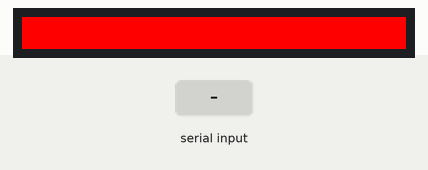
The sketch below on a simulated ESP32. On the bench: 384×32 colour display. The test bench sets the inputs (shaded band). What the sketch prints to the serial monitor is not drawn.

Above: at 2.2 s.
2.3 s: "r90\n" received over Serial
At 2.7 s:
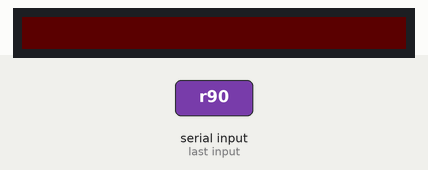
3.8 s: "g90\n" received over Serial
At 5.0 s:
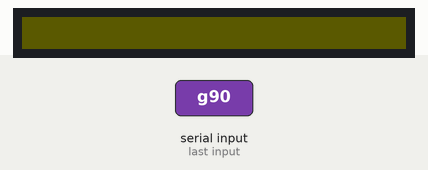
5.3 s: "t\n" received over Serial
At 6.2 s:
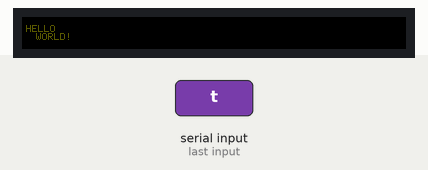
6.8 s: "l,45\n" received over Serial
At 7.3 s:
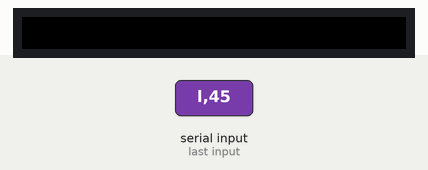
Timing chart, 0 to 9.3 s (numbered marks = the images above; inputs shaded):
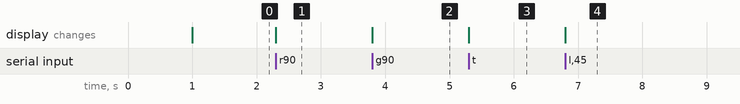

The sketch:

HUB75-PulseView.ino
```cpp
// MAKE SURE YOU ALWAYS HAVE CDC ON BOOT WHEN WRITING TO THE WF1!!!!

#include <Arduino.h>
#include <ESP32-HUB75-MatrixPanel-I2S-DMA.h>
#include <esp_log.h>

MatrixPanel_I2S_DMA *dma_display = nullptr;

//#define WF1
#define LIVEGRID

uint8_t red = 255, green = 0, blue = 0; // Default color: Red
uint8_t brightness = 64; // Default brightness
bool textMode = false; // Toggle for text display

void updateDisplay() {
    dma_display->setBrightness8(brightness);
    dma_display->clearScreen();

    if (textMode) {
        dma_display->setTextColor(dma_display->color565(red, green, blue));
        dma_display->setTextSize(1);
        dma_display->setCursor(4, 8);
        dma_display->print("HELLO");
        dma_display->setCursor(14, 16);
        dma_display->print("WORLD!");
    } else {
        dma_display->fillScreenRGB888(red, green, blue);
    }

    //dma_display->drawPixelRGB888(0, 0, 0, 255, 0);

    //dma_display->drawPixelRGB888(dma_display->width()-1, dma_display->height()-1, 0, 0, 255);
}


    // WF1 pin mapping
    #define WF1_R1_PIN 2
    #define WF1_R2_PIN 4
    #define WF1_G1_PIN 6
    #define WF1_G2_PIN 8
    #define WF1_B1_PIN 3
    #define WF1_B2_PIN 5

    #define WF1_A_PIN 39
    #define WF1_B_PIN 38
    #define WF1_C_PIN 37
    //#define WF1_D_PIN 36
    //#define WF1_E_PIN 12

    #define WF1_D_PIN -1
    #define WF1_E_PIN 36

    #define WF1_OE_PIN 35
    #define WF1_CLK_PIN 34
    #define WF1_LAT_PIN 33


    //LiveGrid New PCB HUB75 Pin Mapping
    #define RL1 18
    #define GL1 17
    #define BL1 16
    #define RL2 15
    #define GL2 7
    #define BL2 6
    #define CH_A 4
    #define CH_B 10
    #define CH_C 14
    #define CH_D 21
    #define CH_E 5 // assign to any available pin if using two panels or 64x64 panels with 1/32 scan
    #define CLK 47
    #define LAT 48
    #define OE  38


void setup()
{

    Serial.begin(115200);
    Serial.setDebugOutput(true);
    delay(1000);

    // Default everything to WARN except my APP logs
    esp_log_level_set("*", ESP_LOG_WARN);
    esp_log_level_set("MyApp", ESP_LOG_DEBUG);

    // show what levels are supported
    ESP_LOGE("MyApp", "Error Reporting On");
    ESP_LOGW("MyApp", "Warning Reporting On");
    ESP_LOGI("MyApp", "Information Reporting On");
    ESP_LOGD("MyApp", "Debug Reporting On");
    ESP_LOGV("MyApp", "Verbose Reporting On");


#ifdef WF1

    HUB75_I2S_CFG::i2s_pins _pins_x1 = {WF1_R1_PIN, WF1_G1_PIN, WF1_B1_PIN, WF1_R2_PIN, WF1_G2_PIN, WF1_B2_PIN, WF1_A_PIN, WF1_B_PIN, WF1_C_PIN, WF1_D_PIN, WF1_E_PIN, WF1_LAT_PIN, WF1_OE_PIN, WF1_CLK_PIN};

    // Standard panel type natively supported by this library (Example 1)
    HUB75_I2S_CFG mxconfig(
      64,
      32,
      1   ,
      _pins_x1
    );

#elif defined(LIVEGRID)

    HUB75_I2S_CFG::i2s_pins _pins={RL1, GL1, BL1, RL2, GL2, BL2, CH_A, CH_B, CH_C, CH_D, CH_E, LAT, OE, CLK};

    // Standard panel type natively supported by this library (Example 1)
    HUB75_I2S_CFG mxconfig(
      64,
      32,
      6   ,
      _pins
    );


#else

    // Standard panel type natively supported by this library (Example 1)
    HUB75_I2S_CFG mxconfig(
      64,
      32,
      1
    );

#endif

    // Ignore, custom mapping example

  mxconfig.i2sspeed = HUB75_I2S_CFG::HZ_8M;
  //mxconfig.clkphase = false;

  dma_display = new MatrixPanel_I2S_DMA(mxconfig);
  dma_display->begin();
  dma_display->setBrightness8(64); //0-255
  dma_display->clearScreen();

  ////dma_display->drawPixelRGB888(0, 0, 255,255,0);

  dma_display->fillScreenRGB888(255,0,0);

}


void loop() {

  if (Serial.available()) {
        String input = Serial.readStringUntil('\n');
        input.trim(); // Remove any trailing spaces or newlines

         if (input.length() == 1) {
            if (input.charAt(0) == 't') {
                textMode = !textMode;
                Serial.println("Text mode toggled");
                updateDisplay();
            }
            else if (input.charAt(0) == 'l') {
                Serial.println("Lets draw a line! Exciting");

                for (int16_t x = 0; x < dma_display->width(); x++) {
                    updateDisplay();
                    dma_display->drawLine(x, 0, x, dma_display->height(), 0xFFFF);
                    delay(16);
                    Serial.print("x: ");
                    Serial.println(x);
                }

            }
            else if (input.charAt(0) == 'f') {
                Serial.println("Lets draw a line forever! Exciting");

                for (int i = 0; i < 10; i++) {
                for (int16_t x = 0; x < dma_display->width(); x++) {
                    dma_display->drawLine(x, 0, x, dma_display->height(), 0xFFFF);

                    if ( x > 0 ) {
                      dma_display->drawLine(x-1, 0, x-1, dma_display->height(), 0x00);
                    }
                    delay(6);
                  }
                }

            }

        } else if (input.length() > 1) {
            char cmd = input.charAt(0);
            int value = input.substring(1).toInt();

            if (value >= 0 && value <= 255) {
                switch (cmd) {
                    case 'r':
                        red = value;
                        Serial.print("Red set to ");
                        break;
                    case 'g':
                        green = value;
                        Serial.print("Green set to ");
                        break;
                    case 'b':
                        blue = value;
                        Serial.print("Blue set to ");
                        break;
                    case 'l':
                        brightness = value;
                        Serial.print("Brightness set to ");
                        break;
                    default: return; // Invalid command, ignore
                }
                Serial.println(value);
                updateDisplay();
            }
        }
    }
}

    
```

Measured:
- after the input at 2.3 s, the display: changes at once (image 1)
- after the input at 3.8 s, the display: changes at once (image 2)
- after the input at 5.3 s, the display: changes at once (image 3)
- after the input at 6.8 s, the display: changes at once (image 4)
